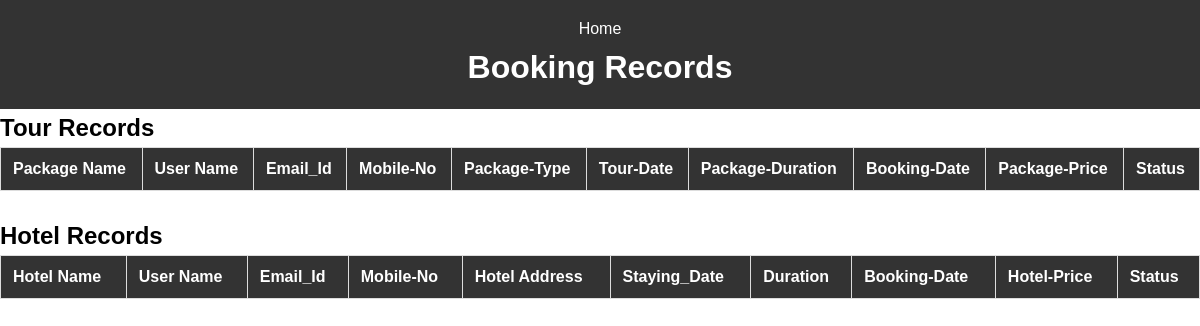
The page /Book_data.php (signed in) on the database as committed earlier.
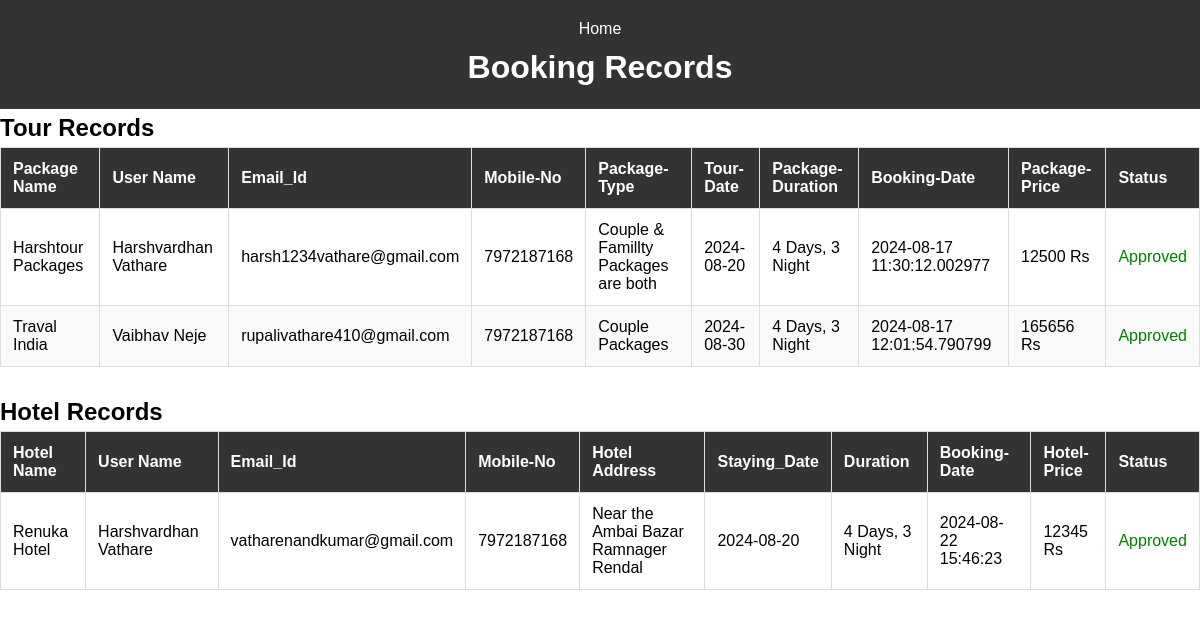
The same page on the database as committed later.
### tables this page shows
CREATE TABLE `booking` (
  `id` int(100) NOT NULL,
  `user_Id` int(50) NOT NULL,
  `User_Name` varchar(100) NOT NULL,
  `Email_Id` varchar(100) NOT NULL,
  `Mobile_No` varchar(10) NOT NULL,
  `Tour_Date` date NOT NULL,
  `Package_Name` varchar(100) NOT NULL,
  `Package_Price` int(100) NOT NULL,
  `Package_Duration` varchar(100) NOT NULL,
  `Package_Type` varchar(100) NOT NULL,
  `add_info` varchar(200) NOT NULL,
  `Booking_Date` datetime(6) NOT NULL DEFAULT current_timestamp(6),
  `Status` varchar(30) NOT NULL DEFAULT 'Pending'
);

CREATE TABLE `hotel_booking` (
  `id` int(200) NOT NULL,
  `user_Id` int(100) NOT NULL,
  `User_Name` varchar(100) NOT NULL,
  `Email_Id` varchar(200) NOT NULL,
  `Mobile_No` varchar(50) NOT NULL,
  `date` varchar(50) NOT NULL,
  `Hotel_Name` varchar(50) NOT NULL,
  `Price` varchar(50) NOT NULL,
  `Duration` varchar(50) NOT NULL,
  `Hotel_Address` varchar(300) NOT NULL,
  `Massage` varchar(300) NOT NULL,
  `created_booking` datetime NOT NULL DEFAULT current_timestamp(),
  `Status` varchar(50) NOT NULL DEFAULT 'Pending'
);

### Book_data.php (the view, shortened to what this page needs)
<?php
  include("config/connection.php");
 ?>
    <header>
        <a href="homepage.php">Home</a>
        <h1>Booking Records</h1>
    </header>
    <section class="booking-records">
            <div class="container">
                <h2>Tour Records</h2>
                <table id="recordsTable">
                    <thead>
                        <tr>
                        <th>Package Name</th>
                        <th>User Name</th>
                        <th>Email_Id</th>
                        <th>Mobile-No</th>
                        <th>Package-Type</th>
                        <th>Tour-Date</th>
                        <th>Package-Duration</th>
                        <th>Booking-Date</th>
                        <th>Package-Price</th>
                        <th>Status</th>
                        </tr>
                    </thead>
<?php
$user = $_SESSION["email"];
$query = mysqli_query($conn,"select * from users where email ='$user'");
 $row = mysqli_fetch_array($query);
 $id = $row['user_Id'];
 $sql = "select * from booking where user_Id = '$id'";
 $result = $conn->query($sql);
            if(mysqli_num_rows($result) > 0){
                while($row = mysqli_fetch_assoc($result)){
           echo "<tr>
                                     <td>".$row['Package_Name']."</td>
                                     <td>".$row['User_Name']."</td>
                                     <td>".$row['Email_Id']."</td>
                                     <td>".$row['Mobile_No']."</td>
                                      <td>".$row['Package_Type']."</td>
                                     <td>".$row['Tour_Date']."</td>
                                     <td>".$row['Package_Duration']."</td>
                                      <td>".$row['Booking_Date']."</td>
                                       <td>".$row['Package_Price'] ." Rs</td>
                                       <td style=color:green; font-weight:bold;>".$row['Status']."</td>
                                      ";
                                      ?>
                <?php
                }
                }
                ?>
                </table><br>
                <h2>Hotel Records</h2>
                <table id="recordsTable">
                    <thead>
                        <tr>
                        <th>Hotel Name</th>
                        <th>User Name</th>
                        <th>Email_Id</th>
                        <th>Mobile-No</th>
                        <th>Hotel Address</th>
                        <th>Staying_Date</th>
                        <th>Duration</th>
                        <th>Booking-Date</th>
                        <th>Hotel-Price</th>
                        <th>Status</th>
                        </tr>
                    </thead>
<?php
$user = $_SESSION["email"];
$query = mysqli_query($conn,"select * from users where email ='$user'");
 $row = mysqli_fetch_array($query);
 $id = $row['user_Id'];
 $sql = "select * from hotel_booking where user_Id = '$id'";
 $result = $conn->query($sql);
            if(mysqli_num_rows($result) > 0){
                while($row = mysqli_fetch_assoc($result)){
           echo "<tr>
                                     <td>".$row['Hotel_Name']."</td>
                                     <td>".$row['User_Name']."</td>
                                     <td>".$row['Email_Id']."</td>
                                     <td>".$row['Mobile_No']."</td>
                                      <td>".$row['Hotel_Address']."</td>
                                     <td>".$row['date']."</td>
                                     <td>".$row['Duration']."</td>
                                      <td>".$row['created_booking']."</td>
                                       <td>".$row['Price'] ." Rs</td>
                                       <td style=color:green; font-weight:bold;>".$row['Status']."</td>
                                      ";
                                      ?>
                <?php
                }
                }
                ?>
            </div>
        </section>

### Book_data.php (style rules this page uses)
body, h1, h2, p { margin: 0; padding: 0; box-sizing: border-box; }
header { background: #333; color: #fff; padding: 1rem; text-align: center; }
header a { text-decoration: none; color: #fff; }
.booking-records table { width: 100%; border-collapse: collapse; }
.booking-records th, .booking-records td { padding: 0.75rem; border: 1px solid #ddd; text-align: left; }
.booking-records th { background: #333; color: #fff; }
.booking-records tr:nth-child(even) { background: #f9f9f9; }

Rows that differ between the two databases and show on the page:
added booking: Package_Name "Harshtour Packages", User_Name "Harshvardhan Vathare", Email_Id "harsh1234vathare@gmail.com", Mobile_No "7972187168", Package_Type "Couple & Famillty Packages are both", Tour_Date "2024-08-20", Package_Duration "4 Days, 3 Night", Booking_Date "2024-08-17 11:30:12.002977", Package_Price "12500", Status "Approved"
added booking: Package_Name "Traval India", User_Name "Vaibhav Neje", Email_Id "rupalivathare410@gmail.com", Mobile_No "7972187168", Package_Type "Couple Packages", Tour_Date "2024-08-30", Package_Duration "4 Days, 3 Night", Booking_Date "2024-08-17 12:01:54.790799", Package_Price "165656", Status "Approved"
added hotel_booking: Hotel_Name "Renuka Hotel", User_Name "Harshvardhan Vathare", Email_Id "vatharenandkumar@gmail.com", Mobile_No "7972187168", Hotel_Address "Near the Ambai Bazar Ramnager Rendal", date "2024-08-20", Duration "4 Days, 3 Night", created_booking "2024-08-22 15:46:23", Price "12345", Status "Approved"
